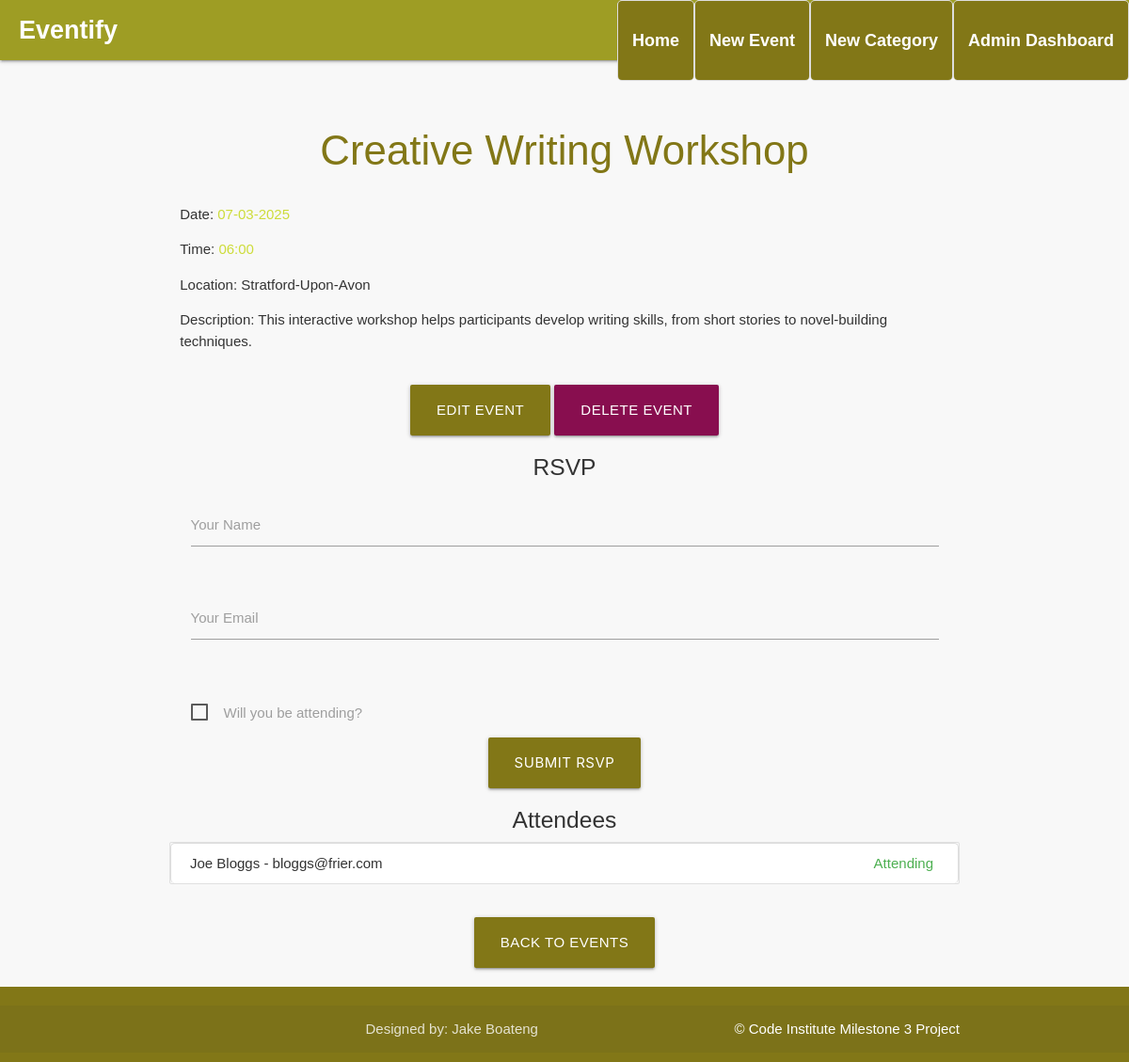
Screenshot of /event/2 with the database file from the repository.
### eventify/models.py (models this page shows, shortened)
class Event(db.Model):
    id = db.Column(db.Integer, primary_key=True)
    title = db.Column(db.String(100), unique=True, nullable=False)
    description = db.Column(db.Text, nullable=False)
    date = db.Column(db.DateTime, nullable=False)
    time = db.Column(db.String(8), nullable=False)
    location = db.Column(db.String(200), nullable=False)
    created_at = db.Column(db.DateTime, default=db.func.now(), nullable=False)
    featured = db.Column(db.Boolean, default=False)
    category_id = db.Column(db.Integer, db.ForeignKey('category.id'), nullable=True)
    image_file = db.Column(db.String(120), nullable=True)
    rsvps = db.relationship('RSVP', backref='event')  # This backref should stay

class RSVP(db.Model):
    id = db.Column(db.Integer, primary_key=True)
    event_id = db.Column(db.Integer, db.ForeignKey('event.id', ondelete='CASCADE'), nullable=False)
    name = db.Column(db.String(100), nullable=False)
    email = db.Column(db.String(100), nullable=False)
    attending = db.Column(db.Boolean, default=False)

### eventify/routes.py (the view, shortened to what this page needs)
@app.route("/event/<int:event_id>", methods=["GET", "POST"])
def event_detail(event_id):
    event = Event.query.get_or_404(event_id)
    rsvps = RSVP.query.filter_by(event_id=event_id).all()  # Fetch RSVPs for this event
    return render_template("event_detail.html", event=event, rsvps=rsvps)

### eventify/__init__.py (called while the page is built)
@app.context_processor
def inject_user():
    return dict(user=current_user)

### eventify/templates/event_detail.html (shortened to what this page needs)
{% extends "base.html" %}
{% block content %}
    <h3 class="center-align lime-text text-darken-4">{{ event.title }}</h3>
    <div class="row">
        <div class="col s12">
            <p><strong>Date:</strong> <span class="lime-text">{{ event.date.strftime('%d-%m-%Y') }}</span></p>
            <p><strong>Time:</strong> <span class="lime-text">{{ event.date.strftime('%H:%M') }}</span></p>
            <p><strong>Location:</strong> {{ event.location }}</p>
            <p><strong>Description:</strong> {{ event.description }}</p>
        </div>
    </div>
    <div class="center-align">
        <a href="{{ url_for('edit_event', event_id=event.id) }}" class="btn-large lime darken-4">Edit Event</a>
        <a href="{{ url_for('delete_event', event_id=event.id) }}" class="btn-large pink darken-4" onclick="return confirm('Are you sure you want to delete this event?');">Delete Event</a>
    </div>
    <div class="row">
        <form method="POST" action="{{ url_for('rsvp', event_id=event.id) }}" class="col s12">
            <h5 class="center-align">RSVP</h5>
            <div class="input-field col s12">
                <input type="text" name="name" id="name" required>
                <label for="name">Your Name</label>
            </div>
            <div class="input-field col s12">
                <input type="email" name="email" id="email" required>
                <label for="email">Your Email</label>
            </div>
            <div class="input-field col s12">
                <label>
                    <span>Will you be attending?</span>
                </label>
            </div>
            <div class="col s12 center-align">
                <button type="submit" class="btn-large lime darken-4">Submit RSVP</button>
            </div>
        </form>
    </div>
    <div class="row">
        <h5 class="center-align">Attendees</h5>
        <ul class="collection">
            {% for rsvp in rsvps %}
                <li class="collection-item">
                    <strong>{{ rsvp.name }}</strong> - {{ rsvp.email }}
                    {% if rsvp.attending %}
                        <span class="badge green-text">Attending</span>
                    {% else %}
                        <span class="badge red-text">Not Attending</span>
                    {% endif %}
                </li>
            {% else %}
                <li class="collection-item">No RSVPs yet.</li>
            {% endfor %}
        </ul>
    </div>
    <div class="center-align" style="margin-top: 20px; margin-bottom: 20px;">
        <a href="{{ url_for('home') }}" class="btn-large lime darken-4">Back to Events</a>
    </div>
{% endblock %}

### eventify/static/css/style.css (style rules this page uses)
body { display: flex; min-height: 100vh; flex-direction: column; font-family: Arial, sans-serif; background-color: #f8f8f8; color: #333; }
a { color: #827717; text-decoration: none; }
ul { list-style-type: none; padding: 0; }
ul li { background-color: #fff; border: 1px solid #ddd; padding: 10px; margin-bottom: 10px; border-radius: 5px; }
input[type="text"], input[type="datetime-local"], textarea { width: 100%; padding: 10px; margin-bottom: 10px; border-radius: 4px; border: 1px solid #ccc; }
button { background-color: #827717; color: white; border: none; padding: 10px 15px; border-radius: 4px; cursor: pointer; }
.input-field { margin-bottom: 30px; }
.input-field label { margin-bottom: 5px; }
.center-align { margin-top: 20px; }

### rows the page displays
Event: title "Creative Writing Workshop", date "07-03-2025", date "06:00", location "Stratford-Upon-Avon", description "This interactive workshop helps participants develop writing skills, from short stories to novel-building techniques."
RSVP: name "Joe Bloggs", email "bloggs@frier.com", attending "Attending"
